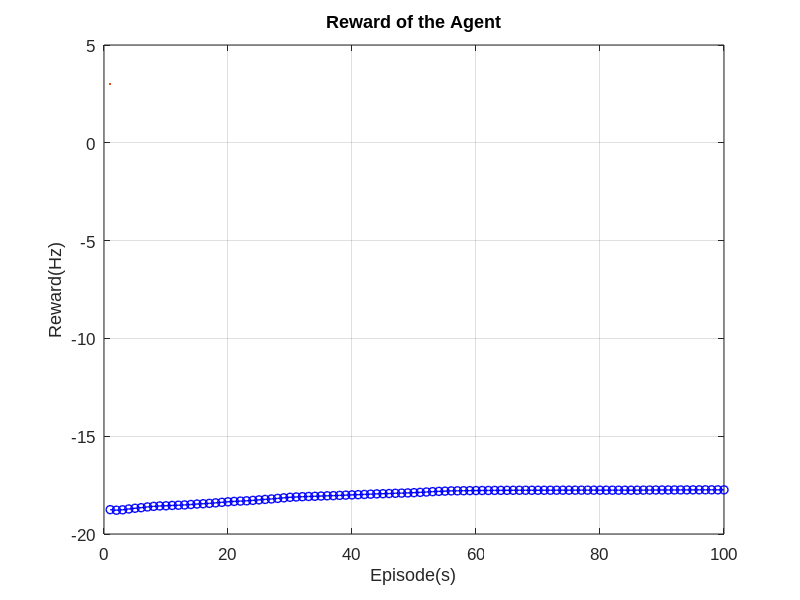

This chart was generated by the following MATLAB code:
clear, clc, close all
set(groot,'defaultLineLineWidth',1)
set(groot,'defaultAxesFontName','Arial')
set(groot,'defaultAxesFontSize',12)

fid=fopen('train_result.txt');       %首先打开文本文件coordinate.txt
temp = [];
flag = 1;
while ~feof(fid)    % while循环表示文件指针没到达末尾，则继续
    % 每次读取一行, str是字符串格式
    str = fgetl(fid);
    if mod(flag,2)==1
        s = strsplit(str,{',',':'}); 
        temps1 = str2double(char(s{4}));
        temp = [temp,temps1];
    end
    flag = flag +1;
end
fclose(fid);
%%
fillcolor1= [255, 187, 0]/255;
fillcolor2= [0, 161, 241]/255;
fillcolor3= [124, 187, 0]/255;
fillcolor4= [246, 83, 20]/255;

reward1_test = temp;
%%
figure(1)

plot(reward1_test,'linestyle','-', 'color', 'b', Marker='o',MarkerSize=3)


xlabel('Episode(s)')
ylabel('Reward(Hz)')
title('Reward of the Agent')
xlim([0,100])
grid on



